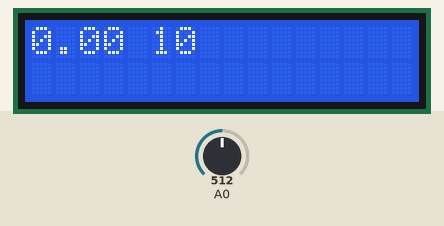
Recording of a sketch running on a simulated Arduino Uno, built with avr-gcc and run on an emulated ATmega328P. Shown: 16×2 character LCD. The inputs (shaded band) are chosen by the test bench; at power-on: A0 = 512.

Above: at 1.3 s.
1.4 s: A0 set to 716
At 2.6 s:
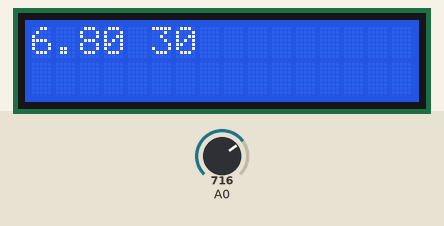
2.9 s: A0 set to 900
At 4.0 s:
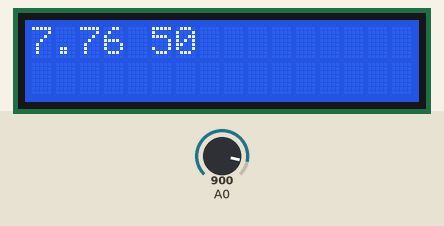
4.5 s: A0 set to 1023
At 5.1 s:
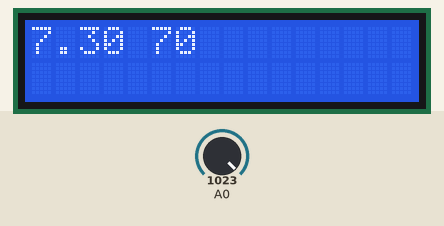
6.0 s: A0 set to 511
At 6.7 s:
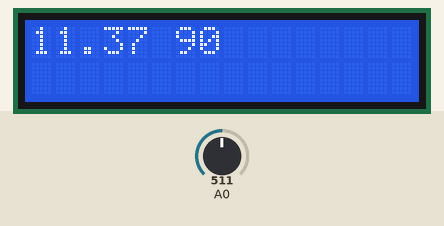
7.5 s: A0 set to 122
At 8.1 s:
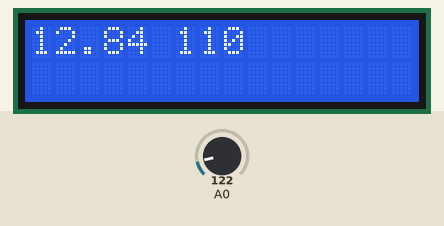
Timing chart, 0 to 10.1 s (numbered marks = the images above; inputs shaded):
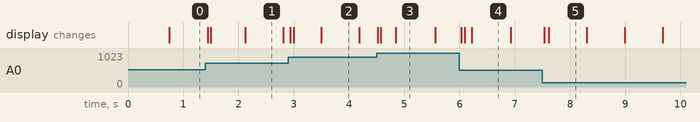

The sketch:

amplidute_lcd_viewer.ino
```cpp
#include <Wire.h>
#include <LiquidCrystal_I2C.h>

LiquidCrystal_I2C lcd(0x27, 2, 1, 0, 4, 5, 6, 7, 3, POSITIVE);

const unsigned long SERVER_SYNC_INTERVAL = 30 * 1000UL;
const int sampleWindow = 50;
const int maxScale = 8;
unsigned int sample;
void setup()
{
  Serial.begin(9600);
  pinMode(A0, INPUT);
  lcd.begin(16, 2);

  lcd.backlight();
  lcd.setCursor(0, 0);
}

static unsigned long lastSampleTime = 0;

unsigned int max = 0;
unsigned int min = 2000;
int previousLevel = 0;

unsigned int amplitudeSum = 0;
unsigned int amplitudeSamples = 0;
void loop()
{

  unsigned long startMillis = millis();
  unsigned int peakToPeak = 0;

  unsigned int signalMax = 0;
  unsigned int signalMin = 3024;

  // collect data for 50 mS
  amplitudeSamples++;
  while (millis() - startMillis < sampleWindow)
  {
    sample = analogRead(0);
    if (sample < 1024)  // toss out spurious readings
    {
      if (sample > signalMax)
      {
        signalMax = sample;  // save just the max levels
      }
      else if (sample < signalMin)
      {
        signalMin = sample;  // save just the min levels
      }
    }
  }
  peakToPeak = signalMax - signalMin;  // max - min = peak-peak amplitude
  amplitudeSum += peakToPeak;

  lcd.setCursor(0, 0);

  unsigned int sound = peakToPeak;
  int level = peakToPeak * 16 / 400;
  lcd.setCursor(0, 0);

   if (amplitudeSamples % 10 == 0) {
    double average = amplitudeSum / (double)amplitudeSamples;
    lcd.print(average);
    lcd.print(" ");
    lcd.print(amplitudeSamples);
    lcd.print("      ");
  }
  lcd.setCursor(0, 1);
  printLevel(level);
  previousLevel = level;

  unsigned long now = millis();

  if (now - lastSampleTime >= SERVER_SYNC_INTERVAL)
  {
    lastSampleTime = now;
    amplitudeSum = 0;
    amplitudeSamples = 0;
  }


}

void printLevel(int level) {
    for (int i = 0; i< 16; i++) {
    if (i<level)
      lcd.print((char)B11111111);
   else
    lcd.print(" ");
  }
}
```

Measured:
- after the input at 1.4 s, the display: first changes at once (image 1 shows a later state)
- after the input at 2.9 s, the display: first changes at once (image 2 shows a later state)
- after the input at 4.5 s, the display: first changes at once (image 3 shows a later state)
- after the input at 6.0 s, the display: first changes at once (image 4 shows a later state)
- after the input at 7.5 s, the display: first changes at once (image 5 shows a later state)
- what the display in image 1 shows lasts 0.7 s, from 2.1 s to 2.8 s
